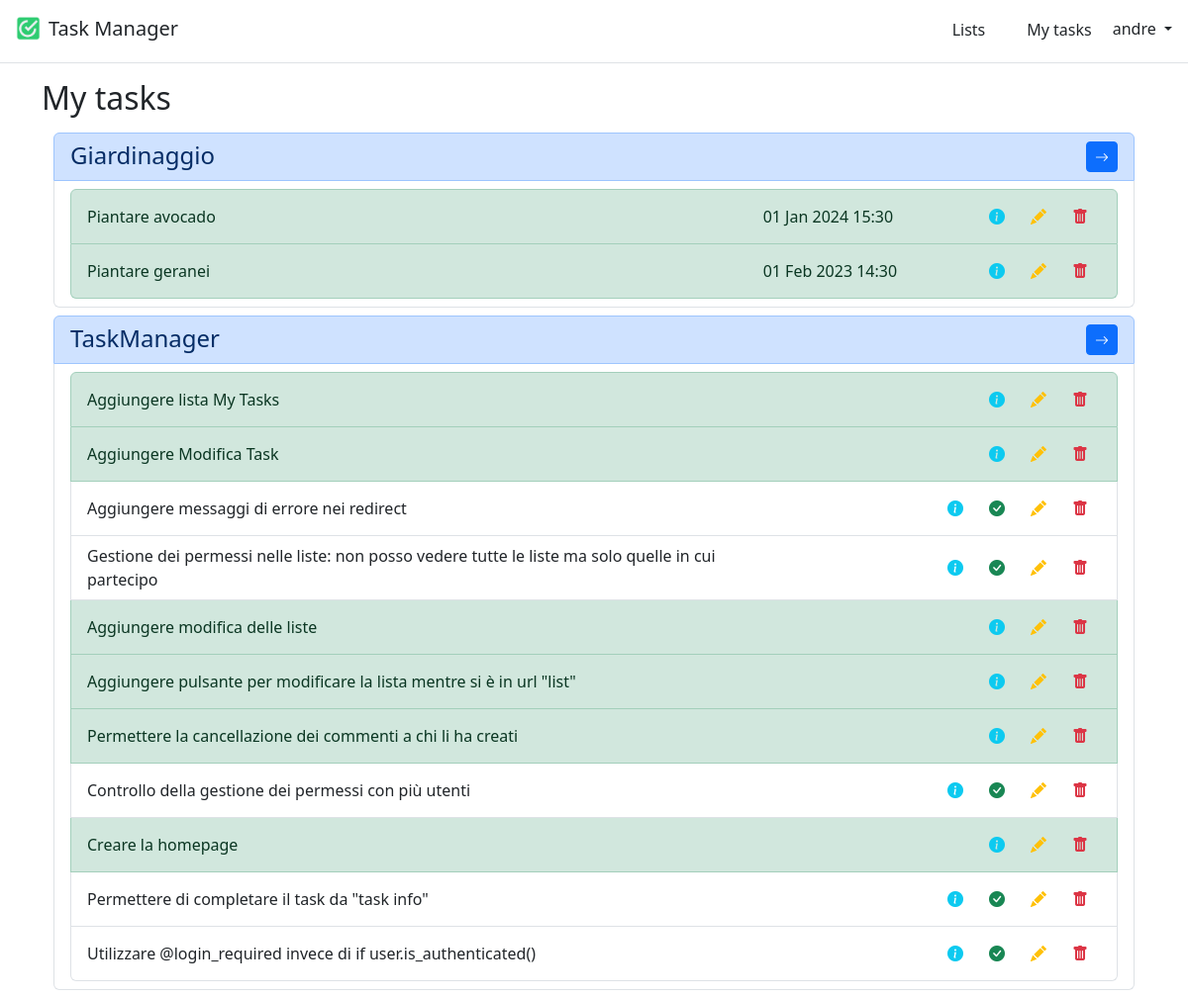
Before: /lists/my-tasks (signed in) with the older database file.
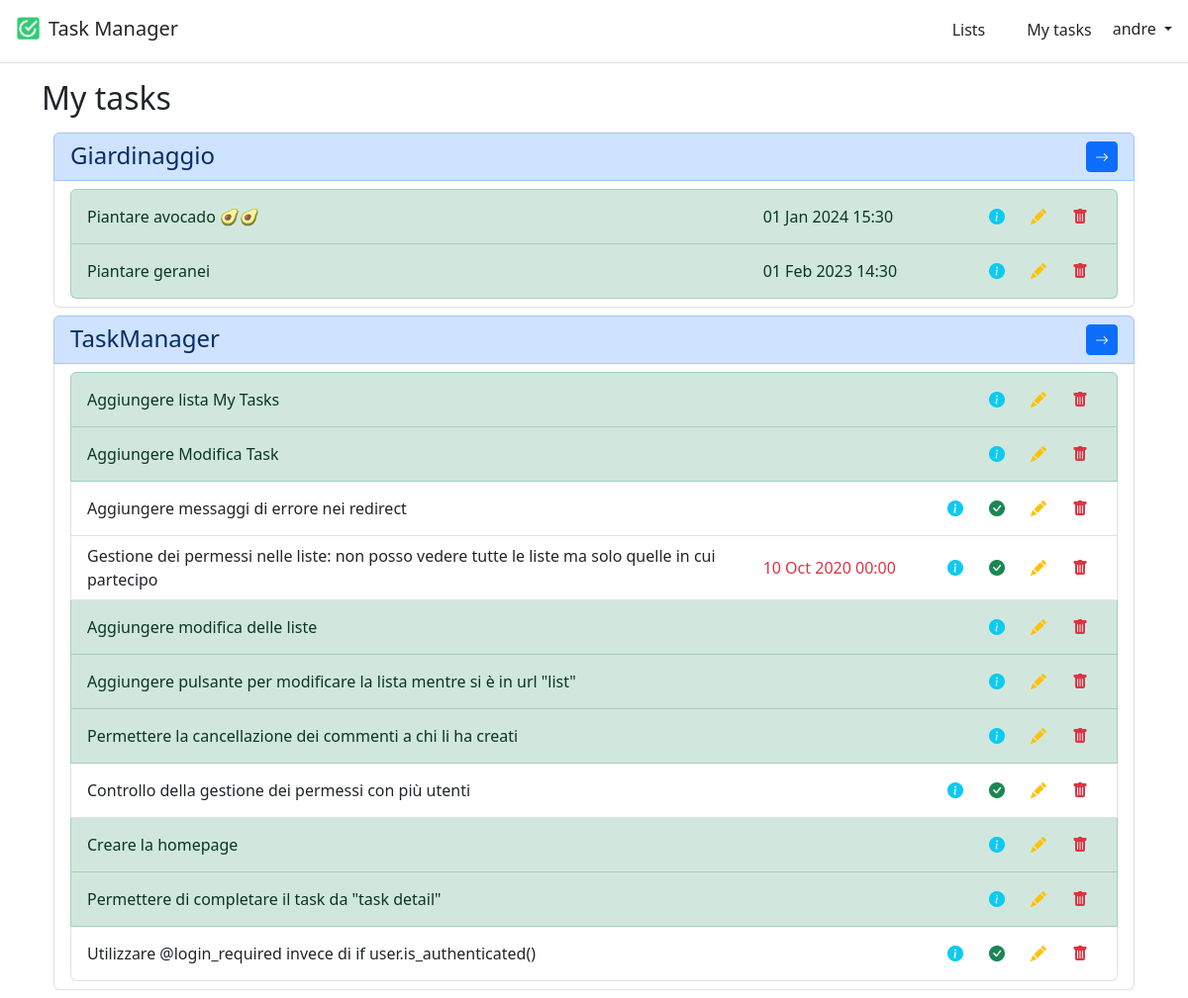
After: the same page with the newer database file.
### lists/models.py (models this page shows, shortened)
class Task(models.Model):
    class Priority(models.TextChoices):
        LOW = "LOW", "Low"
        MEDIUM = "MEDIUM", "Medium"
        HIGH = "HIGH", "High"
    id = models.AutoField(primary_key=True)
    title = models.CharField(max_length=255)
    description = models.TextField(null=True, blank=True)
    completed = models.BooleanField(default=False)
    due_datetime = models.DateTimeField(null=True, blank=True)
    assigned_to = models.ForeignKey(User, on_delete=models.CASCADE, related_name="assigned_to")
    created_by = models.ForeignKey(User, on_delete=models.CASCADE, related_name="created_by")
    attachment = models.FileField(null=True, blank=True)
    priority = models.CharField(choices=Priority.choices, max_length=6, null=True, blank=True, default=None)
    task_list = models.ForeignKey(TaskList, on_delete=models.CASCADE, related_name="task_list")

### lists/views.py (the view)
# urls.py: path('my-tasks', views.MyTasksView.as_view(), name="my-tasks"),
class MyTasksView(LoginRequiredMixin, View):
    template = "tasks/my_tasks.html"
    def get(self, request):
        task_lists = TaskList.objects.filter(participants=request.user)
        tasks = Task.objects.filter(task_list__in=task_lists).filter(assigned_to=request.user)
        task_dict = {}
        for task_list in task_lists:
            if tasks.filter(task_list=task_list).exists():
                task_dict[task_list.id] = tasks.filter(task_list=task_list)
        task_lists = task_lists.filter(id__in=task_dict.keys())
        return render(request, self.template, {"lists": task_lists, "task_dict": task_dict})

### lists/templatetags/custom_filters.py (called while the page is built)
@register.filter(expects_localtime=True)
def is_expired(value):
    if value is None:
        return False
    try:
        return value < timezone.now()
    except AttributeError:
        return False

@register.filter
def get_item(dictionary, key):
    return dictionary.get(key)

### templates/tasks/my_tasks.html (shortened to what this page needs)
{% extends "base.html" %}
{% load custom_filters %}
{% block content %}
    <h2>My tasks</h2>
    <div class="container">
        <div class="row">
            <div class="col">
                {% for task_list in lists %}
                    <ul class="list-group my-2">
                        <li class="list-group-item d-flex list-group-item-primary">
                            <h4 class="col d-inline m-0">{{ task_list.title }}</h4>
                            <a href="{% url 'list' task_list.id %}" class="col d-flex justify-content-end">
                                <button class="btn btn-sm btn-primary"><i class="bi bi-arrow-right"></i></button>
                            </a>
                        </li>
                        <li class="list-group-item">
                            <ul class="list-group">
                                {% for task in task_dict|get_item:task_list.id %}
                                    <li class="list-group-item d-flex justify-content-between align-items-center
                                            {% if task.completed %}list-group-item-success{% endif %}">
                                        <div class="col col-8">
                                            {{ task.title }}
                                        </div>
                                        <div class="col {% if task.due_datetime|is_expired and not task.completed %}text-danger{% endif %}">
                                            {{ task.due_datetime | date:"d M Y H:i" }}
                                        </div>
                                        <div class="col d-flex justify-content-end">
                                            <a href="{% url 'task' task_list.id task.id %}">
                                                <button class="btn text-info"><i class="bi-info-circle-fill"></i>
                                                </button>
                                            </a>
                                            {% if not task.completed %}
                                                <a href="{% url 'task_complete' task_list.id task.id %}">
                                                    <button class="btn text-success"><i
                                                            class="bi-check-circle-fill"></i>
                                                    </button>
                                                </a>
                                            {% endif %}
                                            <a href="{% url 'task_edit' task_list.id task.id %}">
                                                <button class="btn text-warning"><i class="bi-pencil-fill"></i></button>
                                            </a>
                                            <a href="{% url 'task_delete' task_list.id task.id %}">
                                                <button class="btn text-danger"><i class="bi-trash-fill"></i></button>
                                            </a>
                                        </div>
                                    </li>
                                {% endfor %}
                            </ul>
                        </li>
                    </ul>
                {% empty %}
                    <ul class="list-group my-2">
                        <li class="list-group-item d-flex list-group-item-primary">
                            <h4 class="col d-inline m-0">You don't have any tasks.</h4>
                    </ul>
                {% endfor %}
            </div>
        </div>
    </div>
{% endblock %}

Changed rows visible on the page:
changed Task: title "Piantare avocado" → "Piantare avocado 🥑🥑"
changed Task: due_datetime (not shown) → "10 Oct 2020 00:00"
changed Task: completed False → True (drawn); title "Permettere di completare il task da \"task info\"" → "Permettere di completare il task da \"task detail\""
